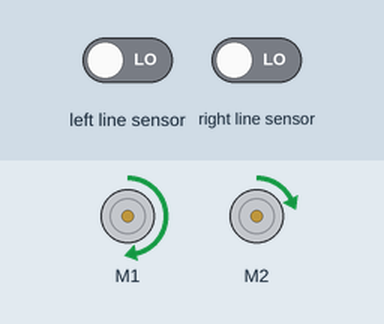
Recording of a program running on a simulated BBC micro:bit (MakeCode). Shown: 2 × DC motor (green arrow = forward, orange = backward, longer = faster). The test bench sets the inputs (shaded band); at power-on: left line sensor LOW, right line sensor LOW.

Above: at 1.2 s.
1.3 s: left line sensor driven HIGH
At 1.59 s:
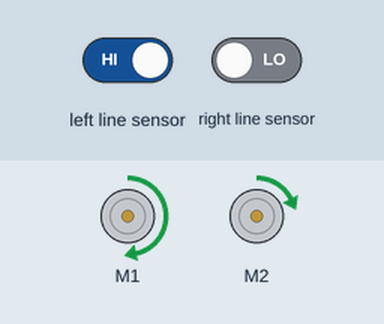
4.3 s: right line sensor driven HIGH
5.8 s: left line sensor driven LOW
At 6.2 s:
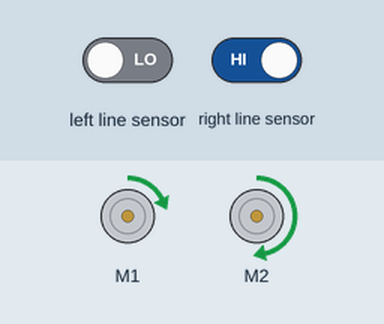
7.3 s: right line sensor driven LOW
Timing chart, 0 to 11.3 s (numbered marks = the images above; inputs shaded):
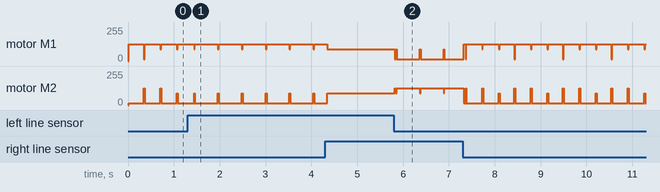

The program:

main.ts
```typescript
let izquierda = maqueen.readPatrol(maqueen.Patrol.PatrolLeft)
let derecha = maqueen.readPatrol(maqueen.Patrol.PatrolRight)
basic.forever(function () {
    izquierda = maqueen.readPatrol(maqueen.Patrol.PatrolLeft)
    derecha = maqueen.readPatrol(maqueen.Patrol.PatrolRight)
})
basic.forever(function () {
    maqueen.motorRun(maqueen.Motors.All, maqueen.Dir.CW, 88)
    if (!(izquierda)) {
        maqueen.motorRun(maqueen.Motors.M2, maqueen.Dir.CW, 125)
        maqueen.motorRun(maqueen.Motors.M1, maqueen.Dir.CW, 14)
    }
    if (!(derecha)) {
        maqueen.motorRun(maqueen.Motors.M1, maqueen.Dir.CW, 125)
        maqueen.motorRun(maqueen.Motors.M2, maqueen.Dir.CW, 14)
    }
})
```

test.ts
```typescript
// aquí va el archivo "tests"; esto no se compilará cuando este paquete se utilice como una extensión.
```

Measured:
- after the input at 5.8 s, motor M1: forward 88/255 → forward 14/255 at once; motor M2: forward 88/255 → forward 125/255 at once
- by itself, motor M1: alternates forward 125/255 for 0.50 s and forward 88/255 for 0.02 s
- by itself, motor M2: alternates forward 88/255 for 0.02 s and forward 14/255 for 0.50 s
